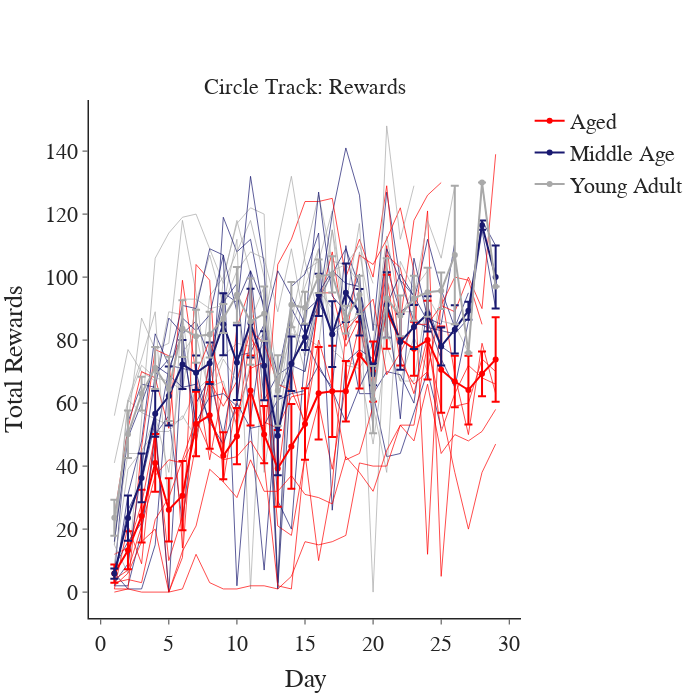

This figure's notebook cell:
### Code cell
reward_df = pd.DataFrame()
for mouse in np.unique(mouse_id):
    reward_data = ctb.get_total_rewards(combined, mouse)
    reward_df = pd.concat([reward_df, reward_data], ignore_index=True)
reward_df = set_groups(reward_df)
## Total rewards plot
fig = pf.plot_behavior_across_days(reward_df, x_var='day', y_var='total_rewards', groupby_var=['day', 'group'], plot_transitions=None,
                                   marker_color=group_colors, avg_color='darkgrey', expert_line=False, chance=False, plot_datapoints=True,
                                   x_title='Day', y_title='Total Rewards', titles=['Circle Track: Rewards'], height=700, width=700)
fig.show()
# fig.write_image(pjoin(fig_path, 'total_rewards.png'))

### Figure 1 — Plotly figure (JSON) as saved in the notebook; plotly's stock layout.template omitted (floating-point values rounded to 4 significant figures)
{"data": [{"line": {"color": "darkgrey", "width": 1}, "mode": "lines", "name": "mca24", "opacity": 0.7, "showlegend": false, "type": "scatter", "x": [1, 2, 3, 4, 5, 6, 7, 8, 9, 10, 11, 12, 13, 14, 15, 16, 17, 18, 19, 20, 21, 22, 23], "y": [20, 53, 87, 77, 79, 118, 95, 59, 99, 118, 101, 38, 69, 86, 70, 96, 90, 72, 71, 79, 113, 89, 89]}, {"line": {"color": "darkgrey", "width": 1}, "mode": "lines", "name": "mca25", "opacity": 0.7, "showlegend": false, "type": "scatter", "x": [1, 2, 3, 4, 5, 6, 7, 8, 9, 10, 11, 12, 13, 14, 15, 16, 17, 18, 19, 20], "y": [56, 77, 70, 67, 89, 88, 55, 94, 100, 117, 122, 120, 1, 86, 107, 126, 105, 104, 110, 98]}, {"line": {"color": "darkgrey", "width": 1}, "mode": "lines", "name": "mca26", "opacity": 0.7, "showlegend": false, "type": "scatter", "x": [1, 2, 3, 4, 5, 6, 7, 8, 9, 10, 11, 12, 13, 14, 15, 16, 17, 18, 19, 20, 21, 22, 23, 24], "y": [15, 6, 55, 106, 114, 119, 120, 109, 98, 108, 118, 100, 67, 82, 81, 78, 115, 80, 91, 70, 93, 87, 97, 92]}, {"line": {"color": "darkgrey", "width": 1}, "mode": "lines", "name": "mca27", "opacity": 0.7, "showlegend": false, "type": "scatter", "x": [1, 2, 3, 4, 5, 6, 7, 8, 9, 10, 11, 12, 13, 14, 15, 16, 17, 18, 19, 20, 21, 22, 23, 24, 25], "y": [41, 61, 57, 55, 53, 55, 64, 68, 75, 79, 78, 82, 66, 65, 102, 105, 121, 83, 108, 85, 84, 67, 81, 70, 95]}, {"line": {"color": "midnightblue", "width": 1}, "mode": "lines", "name": "mca28", "opacity": 0.7, "showlegend": false, "type": "scatter", "x": [1, 2, 3, 4, 5, 6, 7, 8, 9, 10, 11, 12, 13, 14, 15, 16, 17, 18, 19, 20, 21, 22, 23], "y": [5, 54, 66, 65, 87, 82, 86, 74, 95, 92, 102, 61, 69, 90, 82, 91, 120, 141, 126, 83, 127, 99, 94]}, {"line": {"color": "midnightblue", "width": 1}, "mode": "lines", "name": "mca29", "opacity": 0.7, "showlegend": false, "type": "scatter", "x": [1, 2, 3, 4, 5, 6, 7, 8, 9, 10, 11, 12, 13, 14, 15, 16, 17, 18, 19, 20, 21, 22, 23, 24, 25, 26], "y": [2, 2, 19, 50, 56, 22, 60, 68, 50, 75, 76, 85, 69, 72, 70, 92, 83, 86, 63, 63, 70, 69, 60, 91, 78, 75]}, {"line": {"color": "midnightblue", "width": 1}, "mode": "lines", "name": "mca30", "opacity": 0.7, "showlegend": false, "type": "scatter", "x": [1, 2, 3, 4, 5, 6, 7, 8, 9, 10, 11, 12, 13, 14, 15, 16, 17, 18, 19, 20, 21, 22, 23, 24, 25, 26, 27], "y": [2, 31, 48, 82, 72, 71, 70, 53, 119, 108, 112, 89, 1, 71, 89, 93, 101, 109, 97, 68, 103, 89, 92, 112, 96, 84, 95]}, {"line": {"color": "midnightblue", "width": 1}, "mode": "lines", "name": "mca31", "opacity": 0.7, "showlegend": false, "type": "scatter", "x": [1, 2, 3, 4, 5, 6, 7, 8, 9, 10, 11, 12, 13, 14, 15, 16, 17, 18, 19, 20, 21, 22, 23, 24, 25], "y": [8, 16, 22, 46, 71, 82, 48, 73, 92, 98, 52, 7, 63, 73, 80, 71, 65, 110, 85, 63, 43, 44, 57, 70, 52]}, {"line": {"color": "red", "width": 1}, "mode": "lines", "name": "mca32", "opacity": 0.7, "showlegend": false, "type": "scatter", "x": [1, 2, 3, 4, 5, 6, 7, 8, 9, 10, 11, 12, 13, 14, 15, 16, 17, 18, 19, 20, 21, 22, 23, 24, 25], "y": [1, 1, 46, 77, 75, 14, 104, 99, 35, 62, 88, 46, 104, 112, 124, 124, 125, 100, 112, 100, 129, 86, 118, 126, 130]}, {"line": {"color": "red", "width": 1}, "mode": "lines", "name": "mca33", "opacity": 0.7, "showlegend": false, "type": "scatter", "x": [1, 2, 3, 4, 5, 6, 7, 8, 9, 10, 11, 12, 13, 14, 15, 16, 17, 18, 19, 20, 21, 22, 23, 24, 25, 26, 27, 28, 29], "y": [1, 21, 9, 53, 0, 11, 69, 80, 65, 53, 81, 73, 21, 18, 43, 60, 39, 66, 85, 65, 107, 103, 83, 121, 5, 59, 60, 74, 70]}, {"line": {"color": "red", "width": 1}, "mode": "lines", "name": "mca34", "opacity": 0.7, "showlegend": false, "type": "scatter", "x": [1, 2, 3, 4, 5, 6, 7, 8, 9, 10, 11, 12, 13, 14, 15, 16, 17, 18, 19, 20, 21, 22, 23, 24, 25, 26, 27, 28, 29], "y": [24, 52, 70, 68, 52, 99, 69, 42, 65, 56, 71, 73, 36, 71, 52, 95, 95, 78, 87, 67, 110, 76, 63, 81, 51, 63, 72, 68, 66]}, {"line": {"color": "red", "width": 1}, "mode": "lines", "name": "mca35", "opacity": 0.7, "showlegend": false, "type": "scatter", "x": [1, 2, 3, 4, 5, 6, 7, 8, 9, 10, 11, 12, 13, 14, 15, 16, 17, 18, 19, 20, 21, 22, 23, 24, 25, 26, 27, 28, 29], "y": [12, 14, 28, 50, 10, 24, 47, 74, 44, 84, 97, 54, 52, 62, 63, 91, 108, 80, 107, 104, 112, 122, 102, 12, 95, 69, 50, 79, 63]}, {"line": {"color": "darkgrey", "width": 1}, "mode": "lines", "name": "mca36", "opacity": 0.7, "showlegend": false, "type": "scatter", "x": [1, 2, 3, 4, 5, 6, 7, 8, 9, 10, 11, 12, 13, 14, 15, 16, 17, 18, 19, 20, 21, 22, 23], "y": [15, 60, 72, 68, 67, 64, 92, 107, 91, 112, 1, 85, 111, 132, 105, 88, 115, 91, 117, 51, 148, 112, 129]}, {"line": {"color": "darkgrey", "width": 1}, "mode": "lines", "name": "mca37", "opacity": 0.7, "showlegend": false, "type": "scatter", "x": [1, 2, 3, 4, 5, 6, 7, 8, 9, 10, 11, 12, 13, 14, 15, 16, 17, 18, 19, 20, 21, 22, 23, 24, 25, 26], "y": [18, 44, 44, 56, 38, 76, 82, 62, 74, 67, 86, 97, 59, 86, 75, 91, 102, 104, 98, 0, 99, 87, 94, 118, 106, 129]}, {"line": {"color": "darkgrey", "width": 1}, "mode": "lines", "name": "mca38", "opacity": 0.7, "showlegend": false, "type": "scatter", "x": [1, 2, 3, 4, 5, 6, 7, 8, 9, 10, 11, 12, 13, 14, 15, 16, 17, 18, 19, 20, 21, 22, 23, 24], "y": [9, 39, 45, 51, 51, 56, 49, 65, 67, 52, 73, 79, 50, 84, 97, 109, 82, 85, 88, 59, 38, 105, 96, 102]}, {"line": {"color": "darkgrey", "width": 1}, "mode": "lines", "name": "mca39", "opacity": 0.7, "showlegend": false, "type": "scatter", "x": [1, 2, 3, 4, 5, 6, 7, 8, 9, 10, 11, 12, 13, 14, 15, 16, 17, 18, 19, 20, 21, 22, 23, 24, 25, 26, 27, 28, 29], "y": [15, 61, 74, 89, 25, 93, 93, 90, 91, 102, 108, 106, 89, 109, 85, 109, 77, 73, 72, 47, 78, 67, 67, 94, 86, 85, 76, 130, 97]}, {"line": {"color": "midnightblue", "width": 1}, "mode": "lines", "name": "mca40", "opacity": 0.7, "showlegend": false, "type": "scatter", "x": [1, 2, 3, 4, 5, 6, 7, 8, 9, 10, 11, 12, 13, 14, 15, 16, 17, 18, 19, 20, 21, 22, 23, 24, 25, 26], "y": [16, 49, 60, 72, 69, 65, 66, 54, 47, 60, 52, 53, 61, 63, 64, 72, 64, 54, 65, 74, 95, 55, 106, 87, 85, 111]}, {"line": {"color": "midnightblue", "width": 1}, "mode": "lines", "name": "mca41", "opacity": 0.7, "showlegend": false, "type": "scatter", "x": [1, 2, 3, 4, 5, 6, 7, 8, 9, 10, 11, 12, 13, 14, 15, 16, 17, 18, 19, 20, 21, 22, 23, 24, 25, 26, 27, 28, 29], "y": [3, 9, 39, 69, 74, 91, 90, 109, 107, 89, 132, 104, 3, 97, 101, 114, 26, 73, 77, 74, 91, 101, 94, 86, 74, 65, 86, 115, 90]}, {"line": {"color": "midnightblue", "width": 1}, "mode": "lines", "name": "mca42", "opacity": 0.7, "showlegend": false, "type": "scatter", "x": [1, 2, 3, 4, 5, 6, 7, 8, 9, 10, 11, 12, 13, 14, 15, 16, 17, 18, 19, 20], "y": [6, 1, 1, 15, 69, 87, 83, 88, 107, 2, 55, 85, 102, 94, 85, 127, 94, 89, 101, 52]}, {"line": {"color": "midnightblue", "width": 1}, "mode": "lines", "name": "mca43", "opacity": 0.7, "showlegend": false, "type": "scatter", "x": [1, 2, 3, 4, 5, 6, 7, 8, 9, 10, 11, 12, 13, 14, 15, 16, 17, 18, 19, 20, 21, 22, 23, 24, 25, 26, 27, 28, 29], "y": [5, 26, 35, 54, 0, 78, 54, 62, 63, 59, 102, 91, 29, 20, 76, 95, 102, 98, 97, 76, 109, 99, 86, 84, 83, 82, 87, 118, 110]}, {"line": {"color": "red", "width": 1}, "mode": "lines", "name": "mca44", "opacity": 0.7, "showlegend": false, "type": "scatter", "x": [1, 2, 3, 4, 5, 6, 7, 8, 9, 10, 11, 12, 13, 14, 15, 16, 17, 18, 19, 20, 21, 22, 23, 24, 25, 26, 27, 28, 29], "y": [0, 1, 0, 0, 0, 1, 12, 3, 1, 1, 2, 2, 1, 5, 16, 15, 16, 18, 41, 40, 40, 53, 48, 66, 44, 50, 48, 51, 58]}, {"line": {"color": "red", "width": 1}, "mode": "lines", "name": "mca45", "opacity": 0.7, "showlegend": false, "type": "scatter", "x": [1, 2, 3, 4, 5, 6, 7, 8, 9, 10, 11, 12, 13, 14, 15, 16, 17, 18, 19, 20, 21, 22, 23, 24, 25, 26, 27, 28, 29], "y": [2, 6, 16, 20, 0, 13, 21, 39, 35, 30, 42, 32, 32, 37, 31, 30, 28, 43, 38, 32, 45, 53, 53, 79, 58, 38, 20, 38, 47]}, {"line": {"color": "red", "width": 1}, "mode": "lines", "name": "mca46", "opacity": 0.7, "showlegend": false, "type": "scatter", "x": [1, 2, 3, 4, 5, 6, 7, 8, 9, 10, 11, 12, 13, 14, 15, 16, 17, 18, 19, 20, 21, 22, 23, 24, 25, 26, 27, 28, 29], "y": [3, 4, 3, 23, 30, 42, 55, 45, 42, 43, 48, 41, 2, 1, 44, 10, 34, 83, 88, 93, 69, 76, 85, 85, 91, 89, 100, 90, 139]}, {"line": {"color": "red", "width": 1}, "mode": "lines", "name": "mca47", "opacity": 0.7, "showlegend": false, "type": "scatter", "x": [1, 2, 3, 4, 5, 6, 7, 8, 9, 10, 11, 12, 13, 14, 15, 16, 17, 18, 19, 20, 21, 22, 23, 24, 25, 26, 27, 28], "y": [4, 7, 21, 37, 42, 41, 50, 67, 59, 67, 83, 79, 66, 64, 54, 80, 65, 42, 44, 59, 100, 73, 66, 70, 91, 100, 99, 85]}, {"error_y": {"array": [2.912, 6.035, 8.378, 9.173, 10.03, 11.02, 10.23, 10.59, 7.461, 8.946, 11.14, 9.103, 12.19, 13.45, 11.32, 14.66, 14.48, 9.593, 10.6, 9.528, 11.77, 8.31, 8.598, 12.5, 13.7, 8.146, 10.9, 7.084, 13.43], "type": "data"}, "line": {"color": "red"}, "mode": "lines+markers", "name": "Aged", "showlegend": true, "type": "scatter", "x": [1, 2, 3, 4, 5, 6, 7, 8, 9, 10, 11, 12, 13, 14, 15, 16, 17, 18, 19, 20, 21, 22, 23, 24, 25, 26, 27, 28, 29], "y": [5.875, 13.25, 24.12, 41, 26.12, 30.62, 53.38, 56.12, 43.25, 49.5, 64, 50, 39.25, 46.25, 53.38, 63.12, 63.75, 63.75, 75.25, 70, 89, 80.25, 77.25, 80, 70.62, 66.86, 64.14, 69.29, 73.83]}, {"error_y": {"array": [1.619, 7.169, 7.722, 7.319, 9.38, 7.759, 5.477, 6.584, 9.843, 11.86, 10.92, 10.95, 12.51, 8.679, 4.046, 6.703, 10.44, 9.285, 7.383, 3.425, 10.38, 8.842, 6.998, 5.566, 6.028, 7.659, 2.848, 1.5, 10], "type": "data"}, "line": {"color": "midnightblue"}, "mode": "lines+markers", "name": "Middle Age", "showlegend": true, "type": "scatter", "x": [1, 2, 3, 4, 5, 6, 7, 8, 9, 10, 11, 12, 13, 14, 15, 16, 17, 18, 19, 20, 21, 22, 23, 24, 25, 26, 27, 28, 29], "y": [5.875, 23.5, 36.25, 56.62, 62.25, 72.25, 69.62, 72.62, 85, 72.88, 85.38, 71.88, 49.62, 72.5, 80.88, 94.38, 81.88, 95, 88.88, 69.12, 91.14, 79.43, 84.14, 88.33, 78, 83.4, 89.33, 116.5, 100]}, {"error_y": {"array": [5.719, 7.527, 5.365, 6.669, 10.22, 9.03, 8.421, 7.289, 4.588, 8.87, 13.68, 8.658, 11.23, 7.178, 5.067, 5.324, 5.774, 4.396, 6.056, 10.67, 12.72, 6.454, 7.167, 7.787, 5.783, 22.0, null, null, null], "type": "data"}, "line": {"color": "darkgrey"}, "mode": "lines+markers", "name": "Young Adult", "showlegend": true, "type": "scatter", "x": [1, 2, 3, 4, 5, 6, 7, 8, 9, 10, 11, 12, 13, 14, 15, 16, 17, 18, 19, 20, 21, 22, 23, 24, 25, 26, 27, 28, 29], "y": [23.62, 50.12, 63, 71.12, 64.5, 83.62, 81.25, 81.75, 86.88, 94.38, 85.88, 88.38, 64, 91.25, 90.25, 100.2, 100.9, 86.5, 94.38, 61.12, 93.29, 87.71, 93.29, 95.2, 95.67, 107, 76, 130, 97]}], "layout": {"annotations": [{"font": {"size": 22}, "showarrow": false, "text": "Circle Track: Rewards", "x": 0.5, "xanchor": "center", "xref": "paper", "y": 1, "yanchor": "bottom", "yref": "paper"}], "font": {"family": "Arial", "size": 22}, "height": 700, "title": {"x": 0.5, "xanchor": "center", "y": 0.9, "yanchor": "top"}, "width": 700, "xaxis": {"anchor": "y", "domain": [0, 1], "linewidth": 1.5, "title": {"text": "Day"}}, "yaxis": {"anchor": "x", "domain": [0, 1], "linewidth": 1.5, "title": {"text": "Total Rewards"}}}}
